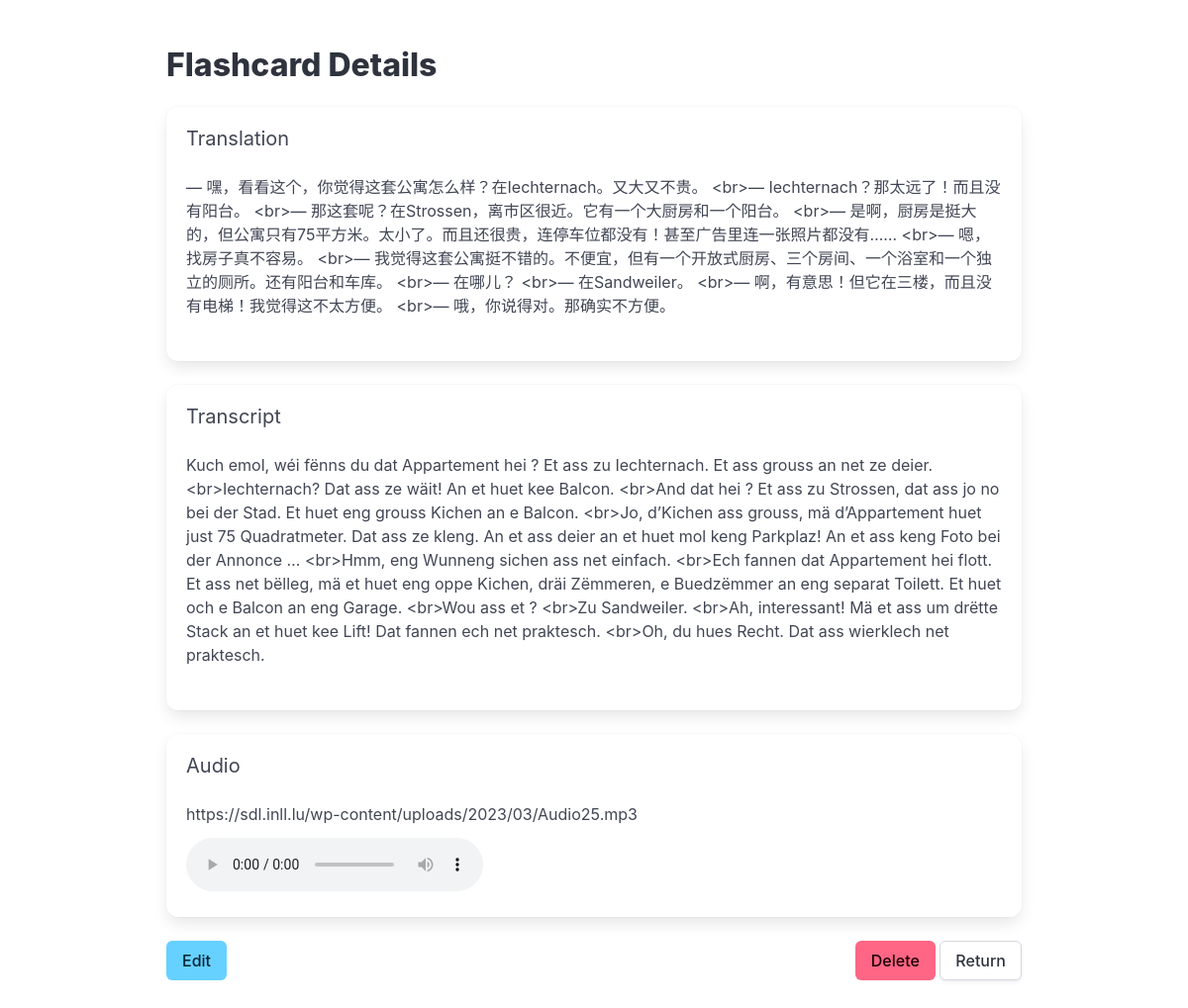
Page /flashcards/9 on the committed database.
### models.py (models this page shows)
class SDL_CARD(db.Model):
    __tablename__ = 'SDL_CARD'
    ID = db.Column(db.Integer, primary_key=True)
    AUDIO_URL = db.Column(db.String, nullable=False)
    TRANSCRIPT = db.Column(db.Text, nullable=False)
    TRANSLATION = db.Column(db.Text, nullable=False)

### app.py (the view)
@app.route("/flashcards/<int:card_id>")
def view_flashcard(card_id):
    card = db.session.get(SDL_CARD, card_id)
    if not card:
        flash("Card not found", "is-danger")
        return redirect(url_for("flashcards"))
    return render_template("flashcard_detail.html", card=card)

### app.py (called while the page is built)
@app.template_filter('nl2br')
def nl2br(value):
    return value.replace('\n', '<br>')

### templates/flashcard_detail.html (shortened to what this page needs)
{% extends "layout.html" %}
{% block content %}
<section class="section">
  <div class="container">
    <h1 class="title">Flashcard Details</h1>
    <div id="flashcard-view">
      <div class="box">
        <h2 class="subtitle">Translation</h2>
        <div class="content" id="translation-display">
          {{ card.TRANSLATION|nl2br }}
        </div>
      </div>
      <div class="box">
        <h2 class="subtitle">Transcript</h2>
        <div class="content" id="transcript-display">
          {{ card.TRANSCRIPT|nl2br }}
        </div>
      </div>
      <div class="box">
        <h2 class="subtitle">Audio</h2>
        <div id="audio-url-display">{{ card.AUDIO_URL }}</div>
        <audio controls class="mt-3">
          <source src="{{ card.AUDIO_URL }}" type="audio/mpeg">
        </audio>
      </div>
      <div class="field is-grouped">
        <div class="control">
          <button class="button is-info" id="edit-button">Edit</button>
        </div>
        <div class="control ml-auto">
          <button class="button is-danger" id="delete-button">Delete</button>
          <a href="{{ url_for('flashcards') }}" class="button">Return</a>
        </div>
      </div>
    </div>
  </div>
</section>
{% endblock %}

### templates/layout.html (style rules this page uses)
.ml-auto { margin-left: auto !important; }

### rows in the picture
SDL_CARD: TRANSLATION "— 嘿，看看这个，你觉得这套公寓怎么样？在Iechternach。又大又不贵。 <br>— Iechternach？那太远了！而且没有阳台。 <br>— 那这套呢？在Strossen，离市区很近。它有一个大厨房和一个阳台。 <br>— 是啊，厨房是挺大的，但公寓只有75平方米。太小了。而且还很贵，连停车位都没有！甚至广告里连一张照片都没有…… <br>— 嗯，找房子真不容易。 <br>— 我觉得这套公寓挺不错的。不便宜，但有一个开放式厨房、三个房间、一个浴室和一个独立的厕所。还有阳台和车库。 <br>— 在哪儿？ <br>— 在Sandweiler。 <br>— 啊，有意思！但它在三楼，而且没有电梯！我觉得这不太方便。 <br>— 哦，你说得对。那确实不方便。", TRANSCRIPT "Kuch emol, wéi fënns du dat Appartement hei ? Et ass zu Iechternach. Et ass grouss an net ze deier. <br>Iechternach? Dat ass ze wäit! An et huet kee Balcon. <br>And dat hei ? Et ass zu Strossen, dat ass jo no bei der Stad. Et huet eng grouss Kichen an e Balcon. <br>Jo, d’Kichen ass grouss, mä d’Appartement huet just 75 Quadratmeter. Dat ass ze kleng. An et ass deier an et huet mol keng Parkplaz! An et ass keng Foto bei der Annonce … <br>Hmm, eng Wunneng sichen ass net einfach. <br>Ech fannen dat Appartement hei flott. Et ass net bëlleg, mä et huet eng oppe Kichen, dräi Zëmmeren, e Buedzëmmer an eng separat Toilett. Et huet och e Balcon an eng Garage. <br>Wou ass et ? <br>Zu Sandweiler.…", AUDIO_URL "https://sdl.inll.lu/wp-content/uploads/2023/03/Audio25.mp3"
